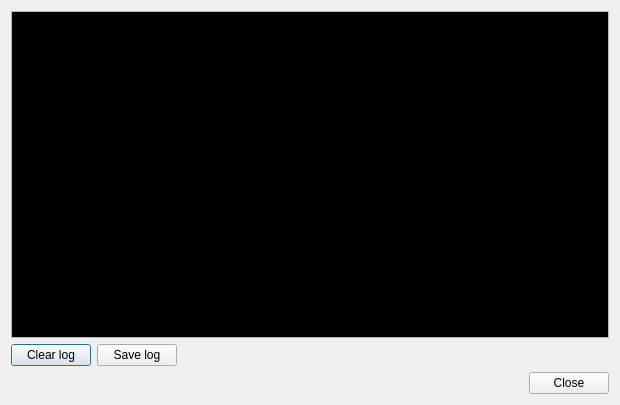
<ui version="4.0" >
 <class>dialog</class>
 <widget class="QDialog" name="dialog" >
  <property name="geometry" >
   <rect>
    <x>0</x>
    <y>0</y>
    <width>620</width>
    <height>405</height>
   </rect>
  </property>
  <property name="windowTitle" >
   <string>Logger</string>
  </property>
  <property name="windowIcon" >
   <iconset resource="icons.qrc" >
    <normaloff>:/icons/papywizard.png</normaloff>:/icons/papywizard.png</iconset>
  </property>
  <layout class="QVBoxLayout" name="verticalLayout_2" >
   <item>
    <layout class="QVBoxLayout" name="verticalLayout" >
     <item>
      <widget class="QPlainTextEdit" name="loggerPlainTextEdit" >
       <property name="palette" >
        <palette>
         <active>
          <colorrole role="Text" >
           <brush brushstyle="SolidPattern" >
            <color alpha="255" >
             <red>232</red>
             <green>232</green>
             <blue>232</blue>
            </color>
           </brush>
          </colorrole>
          <colorrole role="Base" >
           <brush brushstyle="SolidPattern" >
            <color alpha="255" >
             <red>0</red>
             <green>0</green>
             <blue>0</blue>
            </color>
           </brush>
          </colorrole>
          <colorrole role="NoRole" >
           <brush brushstyle="SolidPattern" >
            <color alpha="255" >
             <red>255</red>
             <green>255</green>
             <blue>255</blue>
            </color>
           </brush>
          </colorrole>
         </active>
         <inactive>
          <colorrole role="Text" >
           <brush brushstyle="SolidPattern" >
            <color alpha="255" >
             <red>232</red>
             <green>232</green>
             <blue>232</blue>
            </color>
           </brush>
          </colorrole>
          <colorrole role="Base" >
           <brush brushstyle="SolidPattern" >
            <color alpha="255" >
             <red>0</red>
             <green>0</green>
             <blue>0</blue>
            </color>
           </brush>
          </colorrole>
          <colorrole role="NoRole" >
           <brush brushstyle="SolidPattern" >
            <color alpha="255" >
             <red>255</red>
             <green>255</green>
             <blue>255</blue>
            </color>
           </brush>
          </colorrole>
         </inactive>
         <disabled>
          <colorrole role="Text" >
           <brush brushstyle="SolidPattern" >
            <color alpha="255" >
             <red>110</red>
             <green>111</green>
             <blue>114</blue>
            </color>
           </brush>
          </colorrole>
          <colorrole role="Base" >
           <brush brushstyle="SolidPattern" >
            <color alpha="255" >
             <red>255</red>
             <green>255</green>
             <blue>255</blue>
            </color>
           </brush>
          </colorrole>
          <colorrole role="NoRole" >
           <brush brushstyle="SolidPattern" >
            <color alpha="255" >
             <red>255</red>
             <green>255</green>
             <blue>255</blue>
            </color>
           </brush>
          </colorrole>
         </disabled>
        </palette>
       </property>
       <property name="font" >
        <font>
         <family>Bitstream Vera Sans Mono</family>
         <weight>75</weight>
         <bold>true</bold>
        </font>
       </property>
       <property name="autoFillBackground" >
        <bool>true</bool>
       </property>
       <property name="lineWrapMode" >
        <enum>QPlainTextEdit::NoWrap</enum>
       </property>
       <property name="readOnly" >
        <bool>true</bool>
       </property>
       <property name="backgroundVisible" >
        <bool>false</bool>
       </property>
      </widget>
     </item>
     <item>
      <layout class="QHBoxLayout" name="horizontalLayout" >
       <item>
        <widget class="QPushButton" name="clearLogPushButton" >
         <property name="text" >
          <string>Clear log</string>
         </property>
        </widget>
       </item>
       <item>
        <widget class="QPushButton" name="saveLogPushButton" >
         <property name="text" >
          <string>Save log</string>
         </property>
        </widget>
       </item>
       <item>
        <spacer name="horizontalSpacer" >
         <property name="orientation" >
          <enum>Qt::Horizontal</enum>
         </property>
         <property name="sizeHint" stdset="0" >
          <size>
           <width>40</width>
           <height>20</height>
          </size>
         </property>
        </spacer>
       </item>
      </layout>
     </item>
    </layout>
   </item>
   <item>
    <widget class="QDialogButtonBox" name="buttonBox" >
     <property name="orientation" >
      <enum>Qt::Horizontal</enum>
     </property>
     <property name="standardButtons" >
      <set>QDialogButtonBox::Close</set>
     </property>
    </widget>
   </item>
  </layout>
 </widget>
 <resources>
  <include location="icons.qrc" />
 </resources>
 <connections>
  <connection>
   <sender>buttonBox</sender>
   <signal>accepted()</signal>
   <receiver>dialog</receiver>
   <slot>accept()</slot>
   <hints>
    <hint type="sourcelabel" >
     <x>227</x>
     <y>277</y>
    </hint>
    <hint type="destinationlabel" >
     <x>157</x>
     <y>274</y>
    </hint>
   </hints>
  </connection>
  <connection>
   <sender>buttonBox</sender>
   <signal>rejected()</signal>
   <receiver>dialog</receiver>
   <slot>reject()</slot>
   <hints>
    <hint type="sourcelabel" >
     <x>295</x>
     <y>283</y>
    </hint>
    <hint type="destinationlabel" >
     <x>286</x>
     <y>274</y>
    </hint>
   </hints>
  </connection>
  <connection>
   <sender>clearLogPushButton</sender>
   <signal>clicked()</signal>
   <receiver>loggerPlainTextEdit</receiver>
   <slot>clear()</slot>
   <hints>
    <hint type="sourcelabel" >
     <x>39</x>
     <y>234</y>
    </hint>
    <hint type="destinationlabel" >
     <x>111</x>
     <y>143</y>
    </hint>
   </hints>
  </connection>
 </connections>
</ui>
